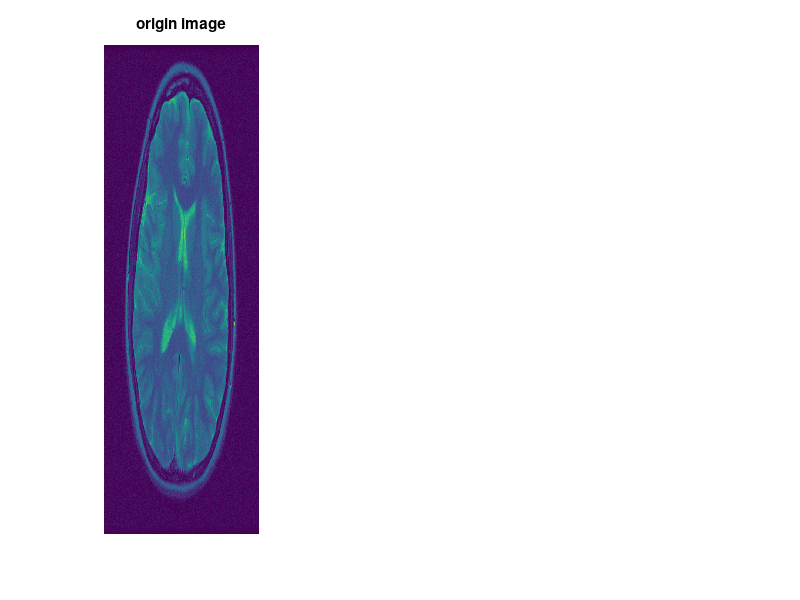

This figure's MATLAB source: (Note: this script raises an error after producing the figure.)
% bernoulli sampling

close all;

load image;
theta = [0.6];
rotation_angle = pi/60;
wavelet_level = 5;
filter_type = 'db1';

im_rec_set = cell(length(theta));

for i = 1:length(theta)
    figure,
    subplot(1,3,1);
    imagesc(abs(im));
    title('origin image');
    axis off;
    
    sample_method = 'bernoulli';
    im_rec = resconstruction(im, theta(i), rotation_angle, sample_method, wavelet_level, filter_type);
    subplot(1,3,2);
    imagesc(abs(im_rec));
    title('bernoulli sampling');
    axis off;
    subplot(1,3,3);
    imagesc(abs(im_rec-im));
    title('difference');
    axis off;
    set(gcf, 'Position', [100 100 1500 400]);
    % saveas(gcf, ['./bernoulli/theta_' num2str(theta(i)) '.png'], 'png');
    
    im_rec_set{i} = im_rec;
end
